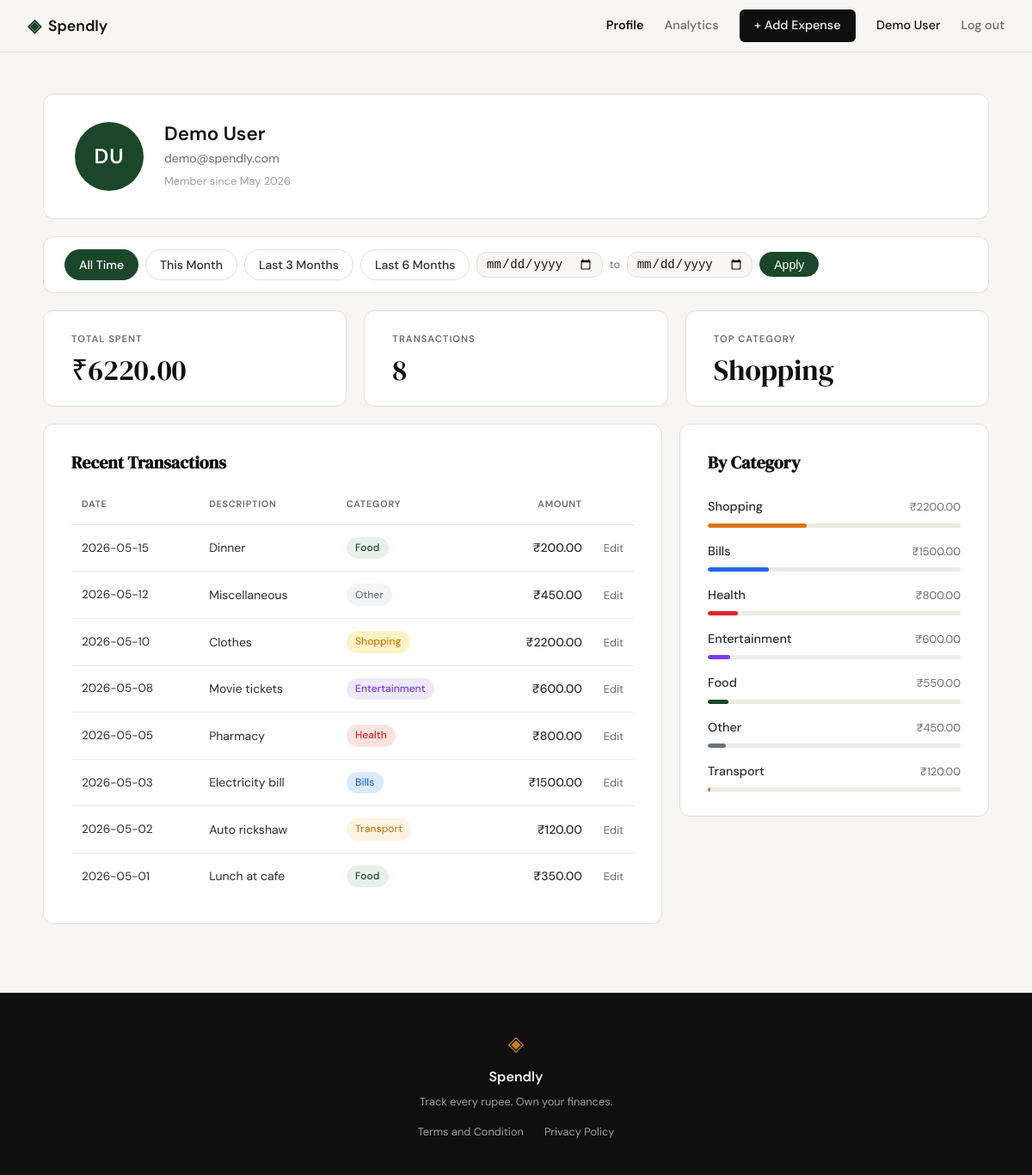
Screenshot of /profile (signed in) with the database file from the repository.
### tables this page shows
CREATE TABLE users (
            id            INTEGER PRIMARY KEY AUTOINCREMENT,
            name          TEXT    NOT NULL,
            email         TEXT    UNIQUE NOT NULL,
            password_hash TEXT    NOT NULL,
            created_at    TEXT    DEFAULT (datetime('now'))
        );

CREATE TABLE expenses (
            id          INTEGER PRIMARY KEY AUTOINCREMENT,
            user_id     INTEGER NOT NULL REFERENCES users(id),
            amount      REAL    NOT NULL,
            category    TEXT    NOT NULL,
            date        TEXT    NOT NULL,
            description TEXT,
            created_at  TEXT    DEFAULT (datetime('now'))
        );

### app.py (the view)
@app.route("/profile")
def profile():
    if not session.get("user_id"):
        return redirect(url_for("login"))
    uid   = session["user_id"]
    today = date.today()
    preset, date_from, date_to, custom_from, custom_to = _resolve_date_filter(
        request.args, today
    )
    user               = get_user_by_id(uid)
    stats              = get_summary_stats(uid, date_from, date_to)
    recent_expenses    = get_recent_transactions(uid, date_from=date_from, date_to=date_to)
    category_breakdown = get_category_breakdown(uid, date_from, date_to)
    parts    = user["name"].split()
    initials = (parts[0][0] + (parts[1][0] if len(parts) > 1 else "")).upper()
    return render_template("profile.html",
        user=user,
        initials=initials,
        member_since=user["member_since"],
        total_spent=stats["total_spent"],
        total_count=stats["transaction_count"],
        top_category=stats["top_category"],
        recent_expenses=recent_expenses,
        category_breakdown=category_breakdown,
        active_preset=preset,
        custom_from=custom_from,
        custom_to=custom_to,
    )

### app.py (called while the page is built, shortened)
def _resolve_date_filter(args, today):
    preset      = args.get("preset", "all")
    date_from   = date_to = None
    custom_from = custom_to = ""
    if preset == "this_month":
        last_day  = calendar.monthrange(today.year, today.month)[1]
        date_from = today.replace(day=1).strftime("%Y-%m-%d")
        date_to   = today.replace(day=last_day).strftime("%Y-%m-%d")
    elif preset == "3months":
        date_from = _months_ago_start(today, 3).strftime("%Y-%m-%d")
        date_to   = today.strftime("%Y-%m-%d")
    elif preset == "6months":
        date_from = _months_ago_start(today, 6).strftime("%Y-%m-%d")
        date_to   = today.strftime("%Y-%m-%d")
    else:
        preset = "all"
    return preset, date_from, date_to, custom_from, custom_to

### database/db.py (called while the page is built)
def get_db():
    conn = sqlite3.connect(DB_PATH)
    conn.row_factory = sqlite3.Row
    conn.execute("PRAGMA foreign_keys = ON")
    return conn

### database/queries.py (called while the page is built)
def get_user_by_id(user_id):
    conn = get_db()
    row = conn.execute(
        "SELECT name, email, created_at FROM users WHERE id = ?",
        (user_id,),
    ).fetchone()
    conn.close()
    if row is None:
        return None
    try:
        member_since = datetime.strptime(row["created_at"][:7], "%Y-%m").strftime("%B %Y")
    except (ValueError, TypeError):
        member_since = "—"
    return {
        "name": row["name"],
        "email": row["email"],
        "member_since": member_since,
    }

def get_recent_transactions(user_id, limit=10, date_from=None, date_to=None):
    sql = (
        "SELECT id, date, description, category, amount "
        "FROM expenses WHERE user_id = ?"
    )
    params = [user_id]
    if date_from:
        sql += " AND date >= ?"
        params.append(date_from)
    if date_to:
        sql += " AND date <= ?"
        params.append(date_to)
    sql += " ORDER BY date DESC"
    if not (date_from or date_to):
        sql += " LIMIT ?"
        params.append(limit)
    conn = get_db()
    rows = conn.execute(sql, params).fetchall()
    conn.close()
    return [
        {
            "id": row["id"],
            "date": row["date"],
            "description": row["description"],
            "category": row["category"],
            "amount": row["amount"],
        }
        for row in rows
    ]

### templates/profile.html (shortened to what this page needs)
{% extends "base.html" %}
{% block head %}
<link rel="stylesheet" href="{{ url_for('static', filename='css/profile.css') }}">
{% endblock %}
{% block content %}
<div class="profile-page">
    <div class="profile-inner">
        <div class="profile-header-card">
            <div class="profile-avatar">{{ initials }}</div>
            <div class="profile-info">
                <h2 class="profile-name">{{ user.name }}</h2>
                <p class="profile-email">{{ user.email }}</p>
                <p class="profile-since">Member since {{ member_since }}</p>
            </div>
        </div>
        <div class="profile-filter-card">
            <div class="profile-filter-bar">
                <a href="{{ url_for('profile', preset='all') }}"
                   class="filter-pill {% if active_preset == 'all' %}filter-pill--active{% endif %}">All Time</a>
                <a href="{{ url_for('profile', preset='this_month') }}"
                   class="filter-pill {% if active_preset == 'this_month' %}filter-pill--active{% endif %}">This Month</a>
                <a href="{{ url_for('profile', preset='3months') }}"
                   class="filter-pill {% if active_preset == '3months' %}filter-pill--active{% endif %}">Last 3 Months</a>
                <a href="{{ url_for('profile', preset='6months') }}"
                   class="filter-pill {% if active_preset == '6months' %}filter-pill--active{% endif %}">Last 6 Months</a>
                <form method="GET" action="{{ url_for('profile') }}" class="filter-custom-form">
                    <input type="date" name="date_from" class="filter-date-input"
                           value="{{ custom_from }}" required>
                    <span class="filter-date-sep">to</span>
                    <input type="date" name="date_to" class="filter-date-input"
                           value="{{ custom_to }}" required>
                    <button type="submit" class="filter-pill filter-pill--active">Apply</button>
                </form>
            </div>
        </div>
        <div class="profile-stats-row">
            <div class="profile-stat-card">
                <span class="psc-label">Total Spent</span>
                <span class="psc-value">&#8377;{{ "%.2f"|format(total_spent) }}</span>
            </div>
            <div class="profile-stat-card">
                <span class="psc-label">Transactions</span>
                <span class="psc-value">{{ total_count }}</span>
            </div>
            <div class="profile-stat-card">
                <span class="psc-label">Top Category</span>
                <span class="psc-value">{{ top_category }}</span>
            </div>
        </div>
        <div class="profile-bottom-grid">
            <div class="profile-section">
                <h3 class="profile-section-title">Recent Transactions</h3>
                {% if recent_expenses %}
                <div class="profile-table-wrap">
                    <table class="profile-table">
                        <thead>
                            <tr>
                                <th>Date</th>
                                <th>Description</th>
                                <th>Category</th>
                                <th class="amount-col">Amount</th>
                                <th class="actions-col"></th>
                            </tr>
                        </thead>
                        <tbody>
                            {% for e in recent_expenses %}
                            <tr>
                                <td class="date-col">{{ e.date }}</td>
                                <td>{{ e.description or "—" }}</td>
                                <td>
                                    <span class="expense-badge badge-{{ e.category|lower }}">{{ e.category }}</span>
                                </td>
                                <td class="amount-col">&#8377;{{ "%.2f"|format(e.amount) }}</td>
                                <td class="actions-col">
                                    <a href="{{ url_for('edit_expense', id=e.id) }}" class="expense-edit-link">Edit</a>
                                </td>
                            </tr>
                            {% endfor %}
                        </tbody>
                    </table>
                </div>
                {% else %}
                <p class="profile-empty">No expenses yet. <a href="{{ url_for('add_expense') }}">Add your first one.</a></p>
                {% endif %}
            </div>
            <div class="profile-section">
                <h3 class="profile-section-title">By Category</h3>
                {% if category_breakdown %}
                <div class="profile-categories">
                    {% for item in category_breakdown %}
                    <div class="profile-cat-block">
                        <div class="profile-cat-header">
                            <span class="profile-cat-name">{{ item.name }}</span>
                            <span class="profile-cat-amount">&#8377;{{ "%.2f"|format(item.amount) }}</span>
                        </div>
                        <div class="profile-bar-track">
                            <div class="profile-bar bar-{{ item.name|lower }}" style="width: {{ item.pct }}%"></div>
                        </div>
                    </div>
                    {% endfor %}
                </div>
                {% else %}
                <p class="profile-empty">No expenses yet.</p>
                {% endif %}
            </div>
        </div>
    </div>
</div>
{% endblock %}

### templates/base.html (shortened to what this page needs)
<!DOCTYPE html>
<html lang="en">
<head>
    <link rel="stylesheet" href="{{ url_for('static', filename='css/style.css') }}">
    {% block head %}{% endblock %}
</head>
<body>
    <nav class="navbar">
        <div class="nav-inner">
            <a href="{{ url_for('landing') }}" class="nav-brand">
                <span class="brand-icon">◈</span>
                <span class="brand-name">Spendly</span>
            </a>
            <div class="nav-links">
                {% if session.user_id %}
                <a href="{{ url_for('profile') }}" class="{% if request.endpoint == 'profile' %}nav-link--active{% endif %}">Profile</a>
                <a href="{{ url_for('analytics') }}" class="{% if request.endpoint == 'analytics' %}nav-link--active{% endif %}">Analytics</a>
                <a href="{{ url_for('add_expense') }}" class="nav-cta">+ Add Expense</a>
                <span class="nav-user">{{ session.user_name }}</span>
                <a href="{{ url_for('logout') }}" class="nav-link--logout">Log out</a>
                {% else %}
                <a href="{{ url_for('login') }}">Sign in</a>
                <a href="{{ url_for('register') }}" class="nav-cta">Get started</a>
                {% endif %}
            </div>
        </div>
    </nav>
    <main class="main-content">
        {% block content %}{% endblock %}
    </main>
    <footer class="footer">
        <div class="footer-inner">
            <span class="brand-icon">◈</span>
            <span class="footer-name">Spendly</span>
            <p class="footer-copy">Track every rupee. Own your finances.</p>
            <div class="footer-links">
                <a href="/terms">Terms and Condition</a>
                <a href="/privacy">Privacy Policy</a>
            </div>
        </div>
    </footer>
</body>
</html>

### static/css/style.css (style rules this page uses)
:root { --ink: #0f0f0f; --ink-soft: #2d2d2d; --ink-muted: #6b6b6b; --ink-faint: #a0a0a0; --paper: #f7f6f3; --paper-warm: #f0ede6; --paper-card: #ffffff; --accent: #1a472a; --accent-light: #e8f0eb; --accent-2: #c17f24; --accent-2-light: #fdf3e3; --danger: #c0392b; --danger-light: #fdecea; --border: #e4e1da; --border-soft: #eeebe4; --font-display: 'DM Serif Display', Georgia, serif; --font-body: 'DM Sans', system-ui, sans-serif; --max-width: 1200px; --auth-width: 440px; --radius-sm: 6px; --radius-md: 12px; --radius-lg: 20px; }
*, *::before, *::after { box-sizing: border-box; margin: 0; padding: 0; }
html { font-size: 16px; scroll-behavior: smooth; }
body { background: var(--paper); color: var(--ink); font-family: var(--font-body); font-size: 1rem; line-height: 1.6; -webkit-font-smoothing: antialiased; }
a { color: inherit; text-decoration: none; }
.navbar { position: sticky; top: 0; z-index: 100; background: var(--paper); border-bottom: 1px solid var(--border); padding: 0 2rem; }
.nav-inner { max-width: var(--max-width); margin: 0 auto; height: 60px; display: flex; align-items: center; justify-content: space-between; }
.nav-brand { display: flex; align-items: center; gap: 0.5rem; font-family: var(--font-body); font-weight: 600; font-size: 1.1rem; color: var(--ink); }
.brand-icon { color: var(--accent); font-size: 1.3rem; }
.brand-name { color: var(--ink); }
.nav-links { display: flex; align-items: center; gap: 1.5rem; font-size: 0.9rem; font-weight: 500; }
.nav-links a { color: var(--ink-muted); transition: color 0.2s; }
.nav-links a.nav-link--active { color: var(--ink); font-weight: 600; }
.nav-cta { background: var(--ink) !important; color: var(--paper) !important; padding: 0.45rem 1.1rem; border-radius: var(--radius-sm); transition: background 0.2s !important; }
.main-content { min-height: calc(100vh - 60px - 100px); }
.footer { background: var(--ink); color: var(--paper); padding: 2.5rem 2rem; text-align: center; }
.footer-inner { display: flex; flex-direction: column; align-items: center; gap: 0.4rem; }
.footer .brand-icon { color: var(--accent-2); font-size: 1.5rem; }
.footer-name { font-weight: 600; font-size: 1rem; }
.footer-copy { font-size: 0.8rem; color: var(--ink-faint); }
.footer-links { display: flex; gap: 1.5rem; margin-top: 0.5rem; }
.footer-links a { font-size: 0.8rem; color: var(--ink-faint); transition: color 0.2s; }

### rows the page displays
users: user_name "Demo User", name "Demo User", email "demo@spendly.com"
expenses: category "Shopping", date "2026-05-10", description "Clothes", amount "2200.00", name "Shopping", {{ item.pct }} 39 (drawn)
expenses: date "2026-05-15", description "Dinner", category "Food", amount "200.00"
expenses: date "2026-05-12", description "Miscellaneous", category "Other", amount "450.00", name "Other", {{ item.pct }} 7 (drawn)
expenses: date "2026-05-08", description "Movie tickets", category "Entertainment", amount "600.00", name "Entertainment", {{ item.pct }} 9 (drawn)
expenses: date "2026-05-05", description "Pharmacy", category "Health", amount "800.00", name "Health", {{ item.pct }} 12 (drawn)
expenses: date "2026-05-03", description "Electricity bill", category "Bills", amount "1500.00", name "Bills", {{ item.pct }} 24 (drawn)
expenses: date "2026-05-02", description "Auto rickshaw", category "Transport", amount "120.00", name "Transport", {{ item.pct }} 1 (drawn)
expenses: date "2026-05-01", description "Lunch at cafe", category "Food", amount "350.00"

### other values shown
{{ initials }} "DU"
{{ member_since }} "May 2026"
{{ "%.2f"|format(total_spent) }} "6220.00"
{{ total_count }} "8"
{{ item.name }} "Food"
{{ "%.2f"|format(item.amount) }} "550.00"
